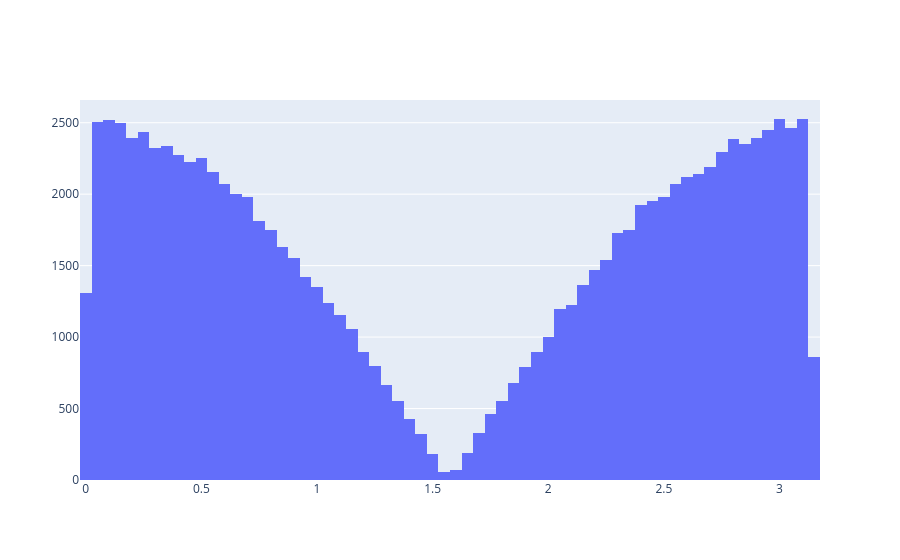

The notebook cell this image was saved under:
### Code cell
#queremos invertir la funcion cumulativa

u = np.random.uniform(0,1,100000)

mask = u <= 0.5
I1 = np.arcsin(2*u[mask])
I2 = np.pi - np.arcsin(2*(1-u[~mask]))

I = np.concatenate([I1, I2])

fig = go.Figure()
fig.add_trace(go.Histogram(x=I, name='I'))
fig.show()

### Figure 1 — Plotly figure (JSON) as saved in the notebook; plotly's stock layout.template omitted (floating-point values rounded to 4 significant figures; data arrays with more than 128 entries replaced by an {"elided": "..."} marker saying what was removed)
{"data": [{"name": "I", "type": "histogram", "x": {"elided": "100000 float values"}}], "layout": {}}
